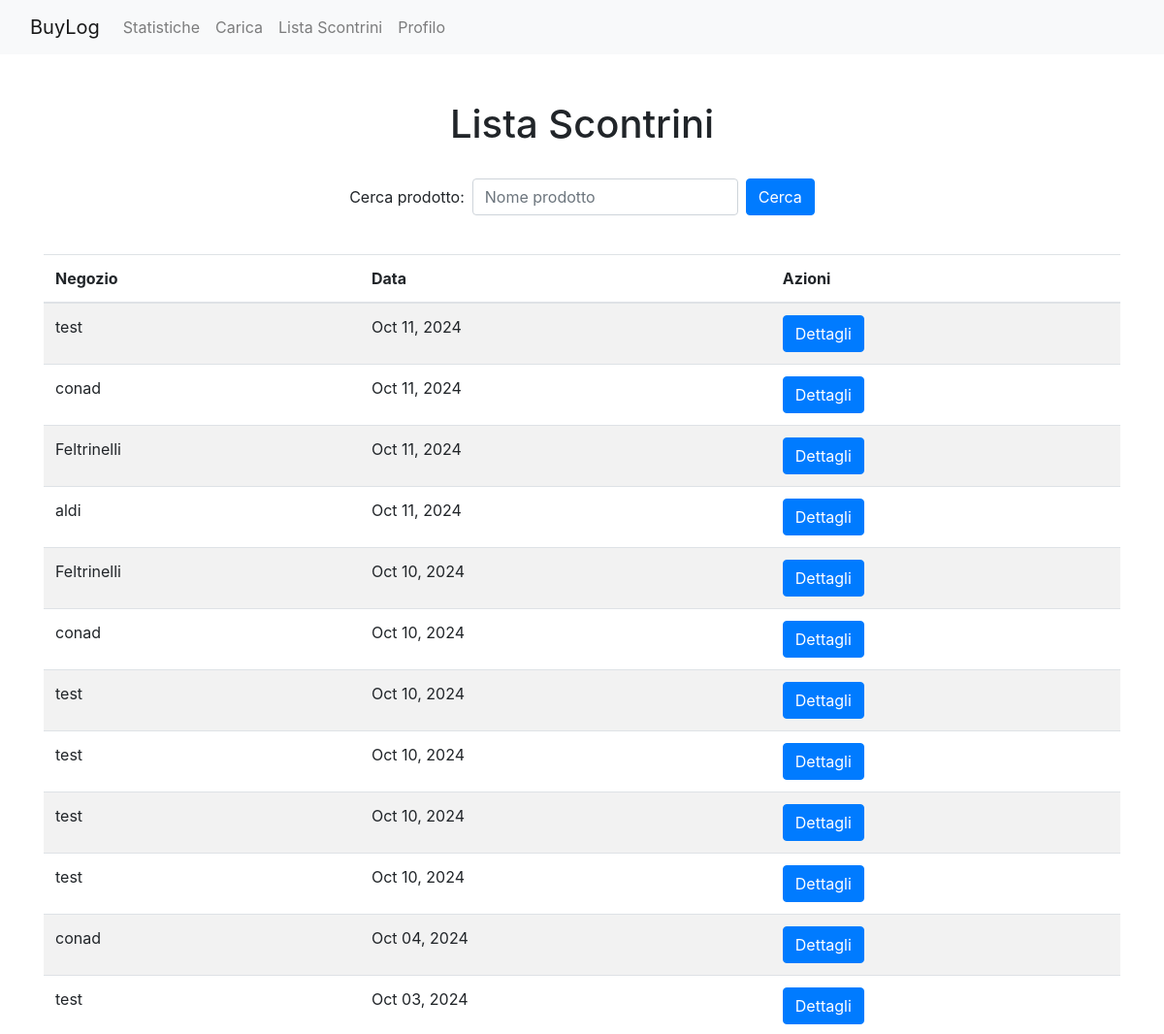
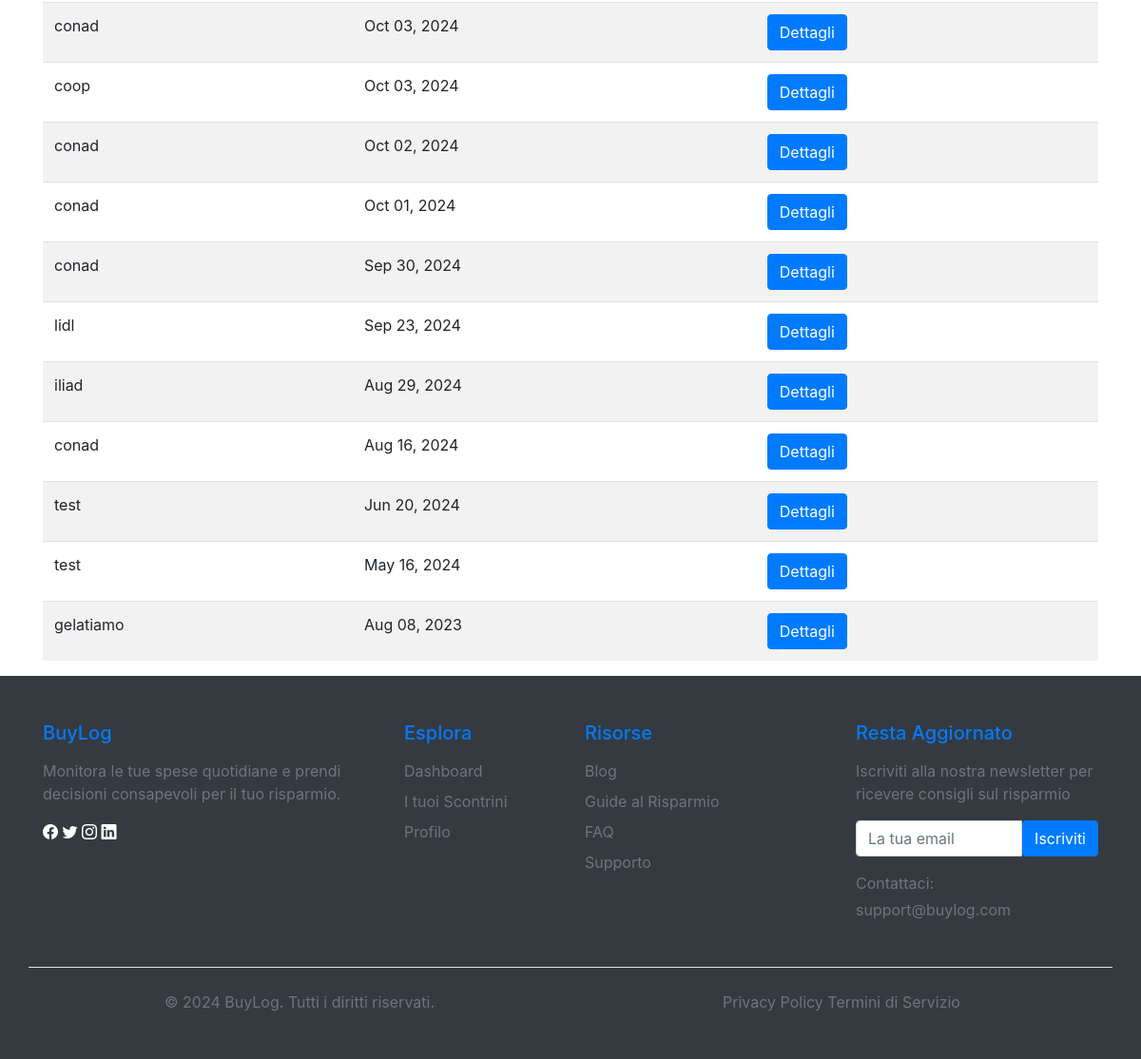
Page /scontrini/lista/ (signed in) on the earlier database version (2 pictures, top to bottom).
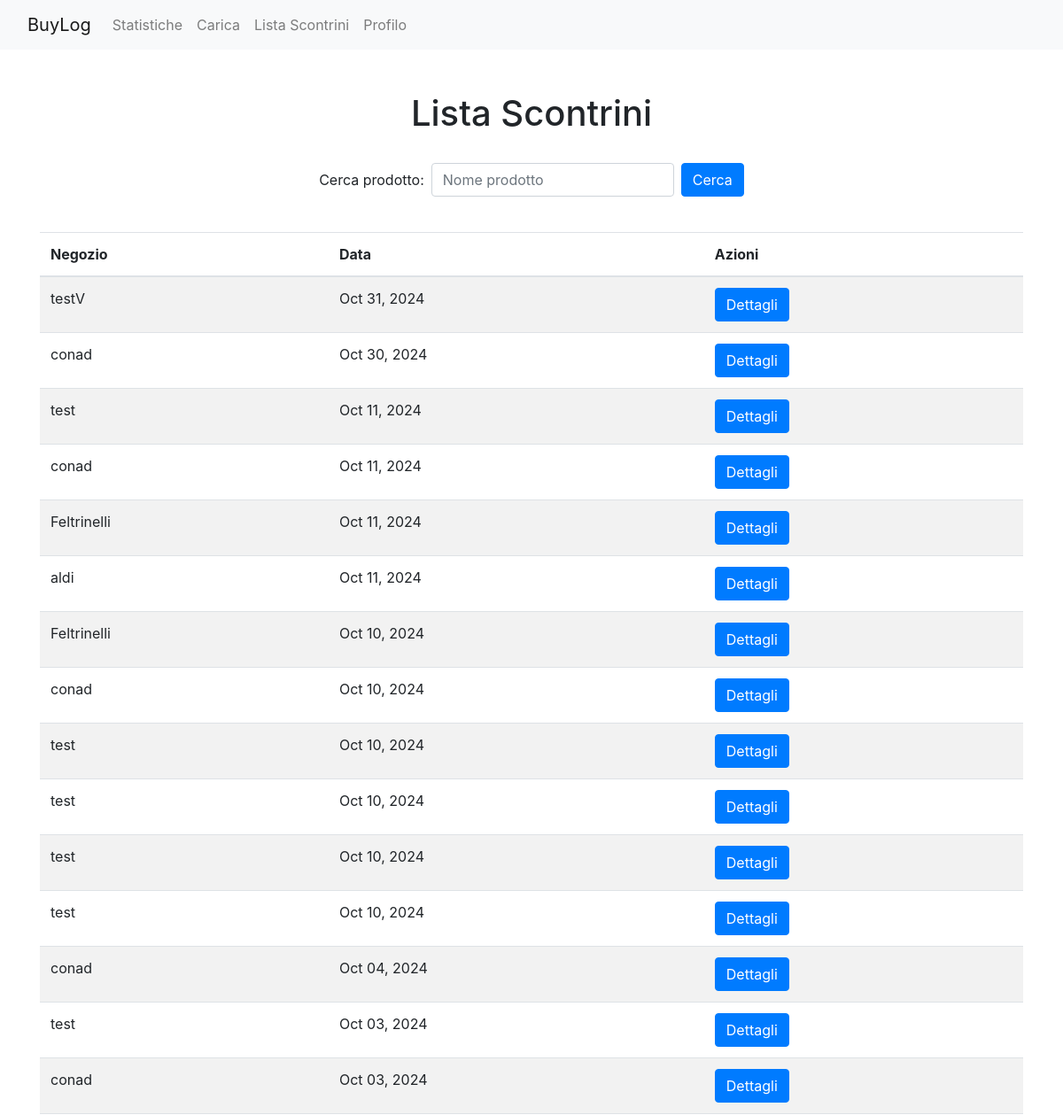
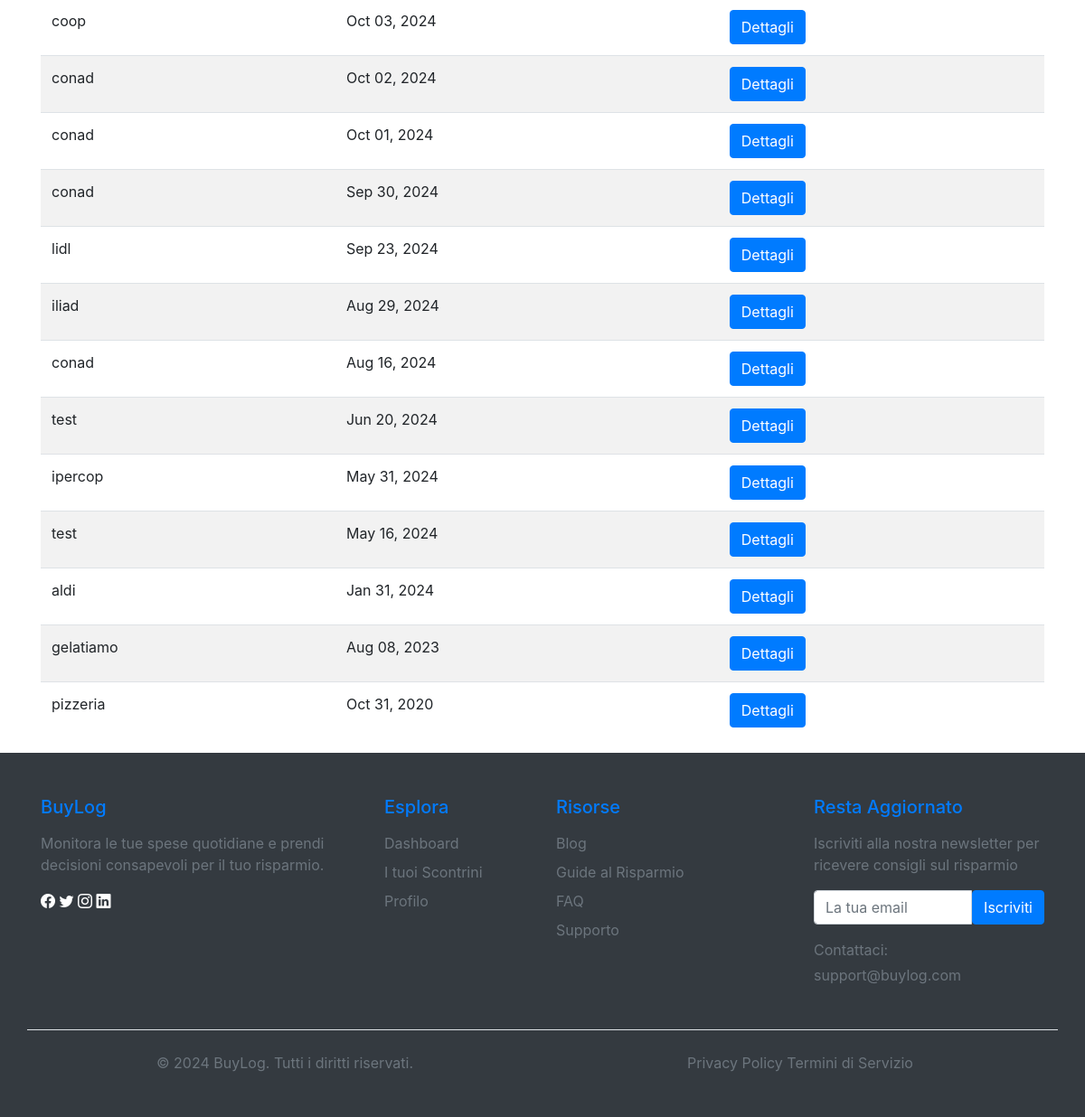
Same page on the later database version (2 pictures, top to bottom).
### scontrini/models.py (models this page shows, shortened)
class Scontrino(models.Model):
    utente = models.ForeignKey(User, on_delete=models.CASCADE)
    negozio = models.ForeignKey(Negozio, on_delete=models.CASCADE)
    data = models.DateTimeField()
    totale = models.DecimalField(
        max_digits=10, decimal_places=2, default=0.00)  # Aggiungi questo campo
    class Meta:
        verbose_name_plural = 'Scontrini'

class Negozio(models.Model):
    nome = models.CharField(max_length=100)
    recensione_media = models.FloatField(null=True, blank=True)
    class Meta:
        verbose_name_plural = 'Negozi'

### scontrini/views.py (the view)
# urls.py: path('lista/', lista_scontrini, name='lista_scontrini'),
@login_required
def lista_scontrini(request):
    scontrini = Scontrino.objects.filter(utente=request.user).order_by('-data')
    return render(request, 'scontrini/lista_scontrini.html', {'scontrini': scontrini})

### scontrini/templates/scontrini/lista_scontrini.html (shortened to what this page needs)
{% extends 'scontrini/base.html' %}
{% block content %}
<div class="container mt-5">
    <center>
        <h1>Lista Scontrini</h1>
    </center>
    <br>
    <div class="d-flex justify-content-center mb-3">
        <form method="GET" action="{% url 'scontrini:ricerca_prodotto' %}" class="form-inline">
            <div class="form-group mr-2">
                <label for="cerca_prodotto" class="mr-2">Cerca prodotto:</label>
                <input type="text" id="cerca_prodotto" name="prodotto" class="form-control" placeholder="Nome prodotto">
            </div>
            <button type="submit" class="btn btn-primary">Cerca</button>
        </form>
    </div>
    <br>
    <table class="table table-striped">
        <thead>
            <tr>
                <th>Negozio</th>
                <th>Data</th>
                <th>Azioni</th>
            </tr>
        </thead>
        <tbody>
            {% for scontrino in scontrini %}
            <tr>
                <td>{{ scontrino.negozio.nome }}</td>
                <td>{{ scontrino.data|date:"M d, Y" }}</td>
                <td>
                    <a href="{% url 'scontrini:dettagli_scontrino' scontrino.id %}" class="btn btn-primary">Dettagli</a>
                </td>
            </tr>
            {% endfor %}
        </tbody>
    </table>
</div>
{% endblock %}

### scontrini/templates/scontrini/base.html (shortened to what this page needs)
{% extends 'base.html' %}

### templates/base.html (shortened to what this page needs)
<!DOCTYPE html>
{% load static %}
<html lang="en">
<head>
    <link href="https://stackpath.bootstrapcdn.com/bootstrap/4.5.2/css/bootstrap.min.css" rel="stylesheet">
    <link rel="stylesheet" href="https://cdn.jsdelivr.net/npm/bootstrap-icons@1.11.3/font/bootstrap-icons.min.css">
    <link rel="stylesheet" href="{% static 'css/style.css' %}">
</head>
<body>
    <nav class="navbar navbar-expand-lg navbar-light bg-light">
        <div class="container-fluid">
            <a class="navbar-brand" href="{% url 'landingpage' %}">BuyLog</a>
            <div class="collapse navbar-collapse" id="navbarNav">
                <ul class="navbar-nav ms-auto">
                    {% if user.is_authenticated %}
                        <li class="nav-item">
                            <a class="nav-link" href="{% url 'scontrini:dashboard' %}">Statistiche</a>
                        </li>
                        <li class="nav-item">
                            <a class="nav-link" href="{% url 'scontrini:carica_scontrino' %}">Carica</a>
                        </li>
                        <li class="nav-item">
                            <a class="nav-link" href="{% url 'scontrini:lista_scontrini' %}">Lista Scontrini</a>
                        </li>
                        <li class="nav-item">
                            <a class="nav-link" href="{% url 'user' %}">Profilo</a>
                        </li>
                    {% endif %}
                </ul>
            </div>
        </div>
    </nav>
    {% block content %}{% endblock %}
    <footer class="footer bg-dark text-white mt-auto py-5">
        <div class="container">
            <div class="row">
                <div class="col-md-4 mb-4">
                    <h5 class="text-primary mb-3">BuyLog</h5>
                    <p class="text-muted">Monitora le tue spese quotidiane e prendi decisioni consapevoli per il tuo risparmio.</p>
                    <div class="social-icons mt-3">
                        <a href="#" class="text-white me-3"><i class="bi bi-facebook fs-5"></i></a>
                        <a href="#" class="text-white me-3"><i class="bi bi-twitter fs-5"></i></a>
                        <a href="#" class="text-white me-3"><i class="bi bi-instagram fs-5"></i></a>
                        <a href="#" class="text-white"><i class="bi bi-linkedin fs-5"></i></a>
                    </div>
                </div>
                <div class="col-md-2 mb-4">
                    <h5 class="text-primary mb-3">Esplora</h5>
                    <ul class="list-unstyled">
                        {% if user.is_authenticated %}
                            <li class="mb-2"><a href="{% url 'scontrini:dashboard' %}" class="text-muted text-decoration-none">Dashboard</a></li>
                            <li class="mb-2"><a href="{% url 'scontrini:lista_scontrini' %}" class="text-muted text-decoration-none">I tuoi Scontrini</a></li>
                            <li class="mb-2"><a href="{% url 'user' %}" class="text-muted text-decoration-none">Profilo</a></li>
                        {% endif %}
                    </ul>
                </div>
                <div class="col-md-3 mb-4">
                    <h5 class="text-primary mb-3">Risorse</h5>
                    <ul class="list-unstyled">
                        <li class="mb-2"><a href="#" class="text-muted text-decoration-none">Blog</a></li>
                        <li class="mb-2"><a href="#" class="text-muted text-decoration-none">Guide al Risparmio</a></li>
                        <li class="mb-2"><a href="#" class="text-muted text-decoration-none">FAQ</a></li>
                        <li class="mb-2"><a href="#" class="text-muted text-decoration-none">Supporto</a></li>
                    </ul>
                </div>
                <div class="col-md-3 mb-4">
                    <h5 class="text-primary mb-3">Resta Aggiornato</h5>
                    <p class="text-muted mb-3">Iscriviti alla nostra newsletter per ricevere consigli sul risparmio</p>
                    <div class="input-group mb-3">
                        <input type="email" class="form-control" placeholder="La tua email">
                        <button class="btn btn-primary" type="button">Iscriviti</button>
                    </div>
                    <p class="text-muted mb-1">Contattaci:</p>
                    <a href="mailto:support@buylog.com" class="text-muted text-decoration-none">support@buylog.com</a>
                </div>
            </div>
            <div class="row mt-4 pt-4 border-top">
                <div class="col-md-6 text-center text-md-start">
                    <p class="text-muted mb-0">&copy; {% now "Y" %} BuyLog. Tutti i diritti riservati.</p>
                </div>
                <div class="col-md-6 text-center text-md-end">
                    <a href="#" class="text-muted text-decoration-none me-3">Privacy Policy</a>
                    <a href="#" class="text-muted text-decoration-none">Termini di Servizio</a>
                </div>
            </div>
        </div>
    </footer>
</body>
</html>

### static/css/style.css (style rules this page uses)
body { min-height: 100vh; display: flex; flex-direction: column; }
.footer { margin-top: auto; }
.social-icons a { transition: opacity 0.3s; }
.footer a.text-muted { transition: color 0.3s; }

Differences in the rows shown:
added Scontrino: negozio.nome "testV", data "Oct 31, 2024"
added Scontrino: negozio.nome "conad", data "Oct 30, 2024"
added Scontrino: negozio.nome "ipercop", data "May 31, 2024"
added Scontrino: negozio.nome "aldi", data "Jan 31, 2024"
added Scontrino: negozio.nome "pizzeria", data "Oct 31, 2020"
